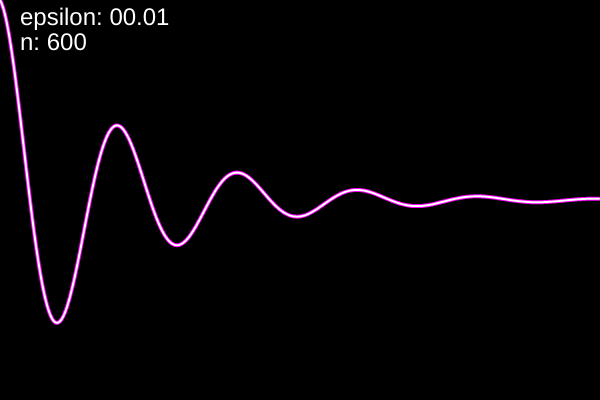
Frame 1 (no input)
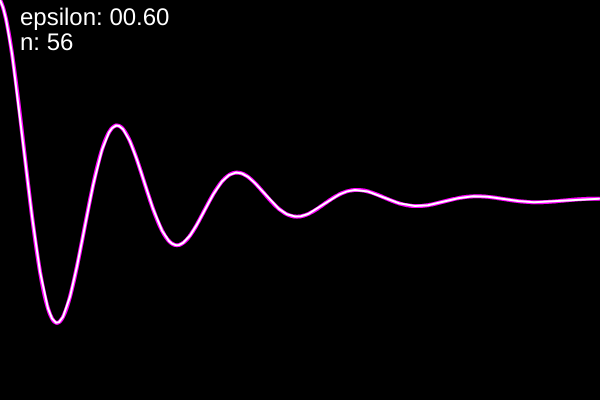
Frame 60 (no input)
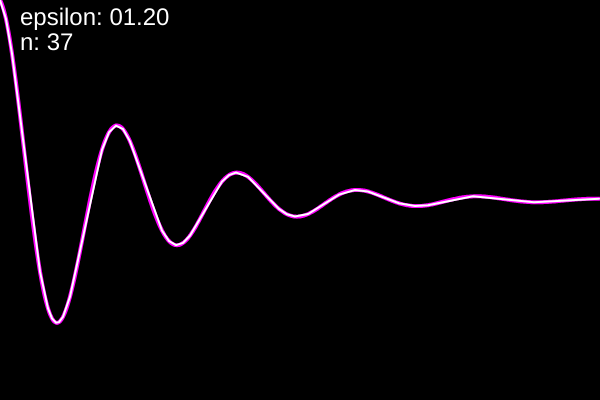
Frame 120 (the mouse pressed at the canvas centre since frame 60)

The p5.js sketch that drew these frames (run headless with seeded random() and noise() and a simulated clock; from frame 60 on, the mouse is pressed at the canvas centre):

// p5.js sketch
// ── sketch.js
// Daniel Shiffman
// https://thecodingtrain.com/CodingChallenges/152-rdp-algorithm.html
// https://youtu.be/nSYw9GrakjY
// https://editor.p5js.org/codingtrain/sketches/SQjSugKn6

const allPoints = [];
let epsilon = 0;

function setup() {
  createCanvas(600, 400);
  for (let x = 0; x < width; x++) {
    const xval = map(x, 0, width, 0, 5);
    const yval = exp(-xval) * cos(TWO_PI * xval);
    const y = map(yval, -1, 1, height, 0);
    allPoints.push(createVector(x, y));
  }
}

function rdp(startIndex, endIndex, allPoints, rdpPoints) {
  const nextIndex = findFurthest(allPoints, startIndex, endIndex);
  if (nextIndex > 0) {
    if (startIndex != nextIndex) {
      rdp(startIndex, nextIndex, allPoints, rdpPoints);
    }
    rdpPoints.push(allPoints[nextIndex]);
    if (endIndex != nextIndex) {
      rdp(nextIndex, endIndex, allPoints, rdpPoints);
    }
  }
}


function findFurthest(points, a, b) {
  let recordDistance = -1;
  const start = points[a];
  const end = points[b];
  let furthestIndex = -1;
  for (let i = a + 1; i < b; i++) {
    const currentPoint = points[i];
    const d = lineDist(currentPoint, start, end);
    if (d > recordDistance) {
      recordDistance = d;
      furthestIndex = i;
    }
  }
  if (recordDistance > epsilon) {
    return furthestIndex;
  } else {
    return -1;
  }
}


function lineDist(c, a, b) {
  const norm = scalarProjection(c, a, b);
  return p5.Vector.dist(c, norm);
}

function scalarProjection(p, a, b) {
  const ap = p5.Vector.sub(p, a);
  const ab = p5.Vector.sub(b, a);
  ab.normalize(); // Normalize the line
  ab.mult(ap.dot(ab));
  const normalPoint = p5.Vector.add(a, ab);
  return normalPoint;
}


function draw() {
  background(0);

  const rdpPoints = [];

  const total = allPoints.length;
  const start = allPoints[0];
  const end = allPoints[total - 1];
  rdpPoints.push(start);
  rdp(0, total - 1, allPoints, rdpPoints);
  rdpPoints.push(end);
  //console.log(allPoints.size(), rdpPoints.length);

  epsilon += 0.01;
  if (epsilon > 100) {
    epsilon = 0;
  }

  //translate(0, -10);
  stroke(255, 0, 255);
  strokeWeight(4);
  noFill();
  beginShape();
  for (let v of allPoints) {
    vertex(v.x, v.y);
  }
  endShape();

  //translate(0, 20);
  stroke(255);
  strokeWeight(2);
  beginShape();
  for (let v of rdpPoints) {
    vertex(v.x, v.y);
  }
  endShape();
  fill(255);
  noStroke();
  textSize(24);
  text("epsilon: " + nf(epsilon, 2, 2), 20, 25);
  text("n: " + rdpPoints.length, 20, 50);
}
